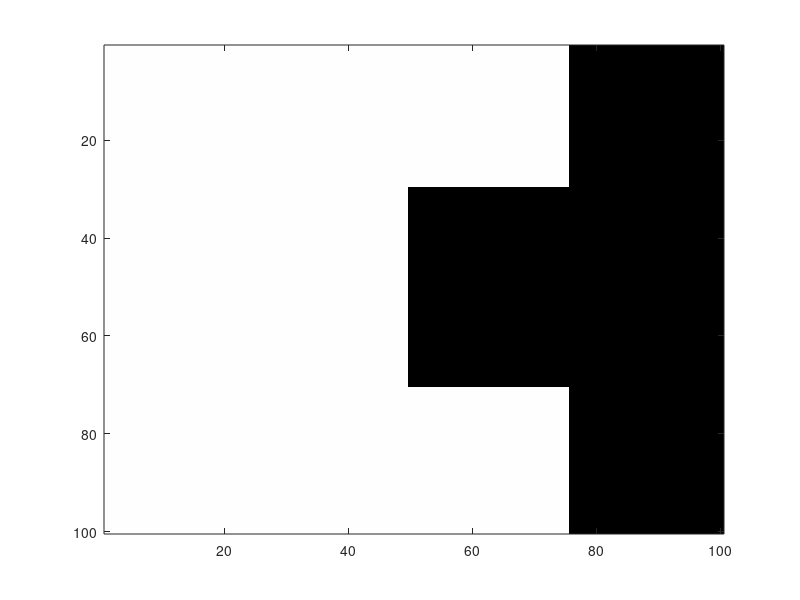

Reproduce this figure in MATLAB. (Note: this script raises an error after producing the figure.)
%27/5/2013
% Mo phong khuech tan tang cuong thich nghi
%
%CEDIF_DEMO.m
%
clc
clf
fig = 1;
figure(fig)
colormap(gray(256))
b = zeros(100,100);
b(:,1:75) = 255;
b(30:70,50:100) = 0;
image(b);
%Tac dong nhieu Gauss = 25%
%Ap dung bo loc khuech tan tang cuong thich nghi
y = cedif(noise(b,'ag','25%'),5,1,3,10,.24,150,1,10,'struc', 'grad', 'dfstep',10);
disp(' ')
disp('Press any key to continue...')
pause

im1_path = which('dif_im1.jpg');%load anh
im1 = imread(im1_path); %doc anh dua vao
%Tac dong nhieu Gauss 50%
%Ap dung bo loc khuech tan tang cuong thich nghi cho anh nhieu
y = cedif(noise(im1,'ag','50%'),1.5,4,1,10,.24,50,1,1,'dfstep',25,'imscale', 'grad', 'struc');

